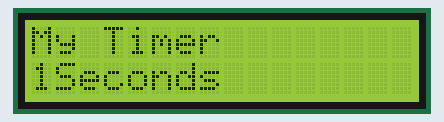
Bench run of a sketch on a simulated Arduino Uno, built with avr-gcc and run on an emulated ATmega328P. On the bench: 16×2 character LCD.

Above: at 0.1 s.
At 4.1 s:
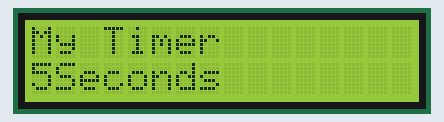
At 9.1 s:
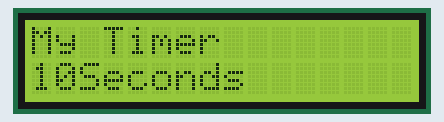
At 15.1 s:
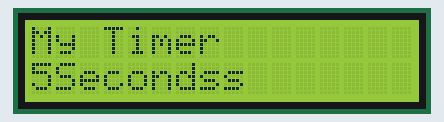
At 24.2 s:
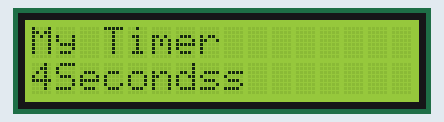
At 38.2 s:
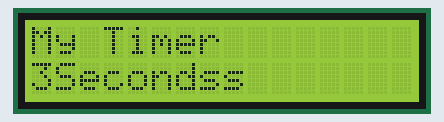

Measured:
- what the display in image 1 shows lasts 1.0 s, from 4.1 s to 5.1 s
- what the display in image 2 shows lasts 2.0 s, from 9.1 s to 11.1 s

The sketch:

LCD_DISPLAY.ino
```cpp
#include <LiquidCrystal.h>
LiquidCrystal LCD(10,9,5,4,3,2);
int myCounter=0;

void setup() {
  // put your setup code here, to run once:
LCD.begin(16,2);
LCD.setCursor(0,0);
LCD.print("My Timer");

}

void loop() {
  // put your main code here, to run repeatedly:
for (myCounter=1; myCounter<=10; myCounter=myCounter+1){

  LCD.setCursor(0,1);
  LCD.print("  ");

  LCD.setCursor(0,1);
  LCD.print(myCounter);
  LCD.print("Seconds");
  delay(1000);
}
for (myCounter=10; myCounter>=0; myCounter=myCounter-1){

  LCD.setCursor(0,1);
  LCD.print("  ");

  LCD.setCursor(0,1);
  LCD.print(myCounter);
  LCD.print("Seconds");
  delay(1000);
}
}
```
